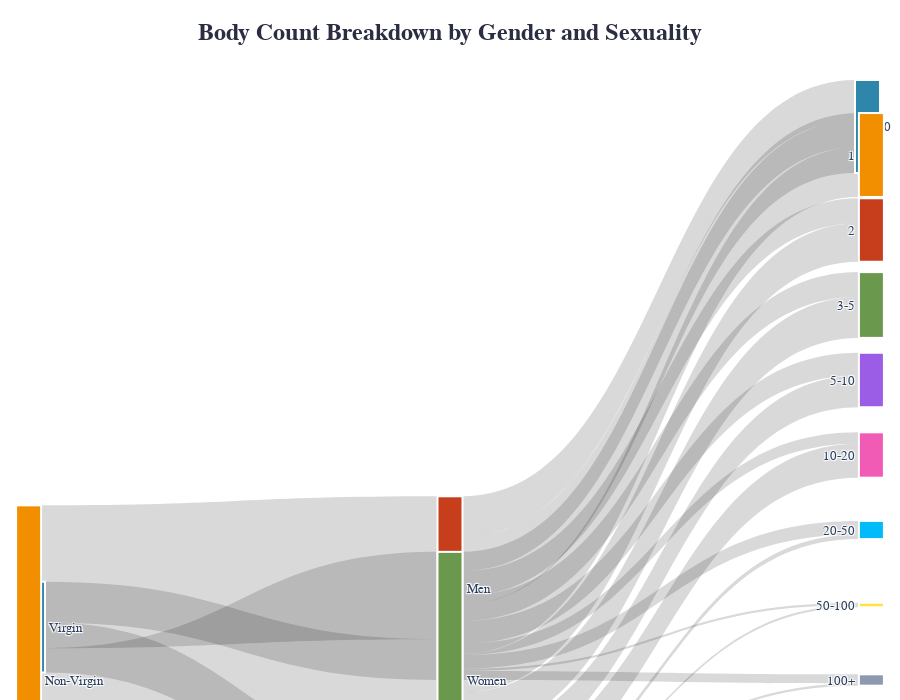
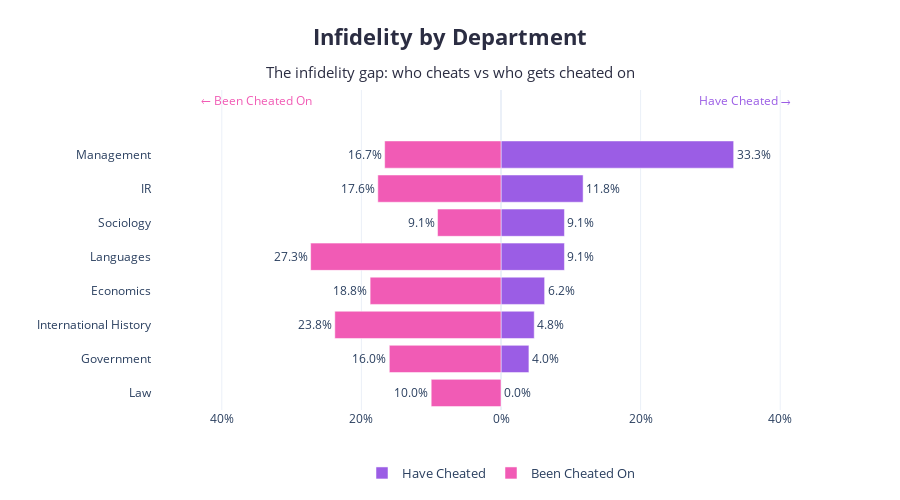
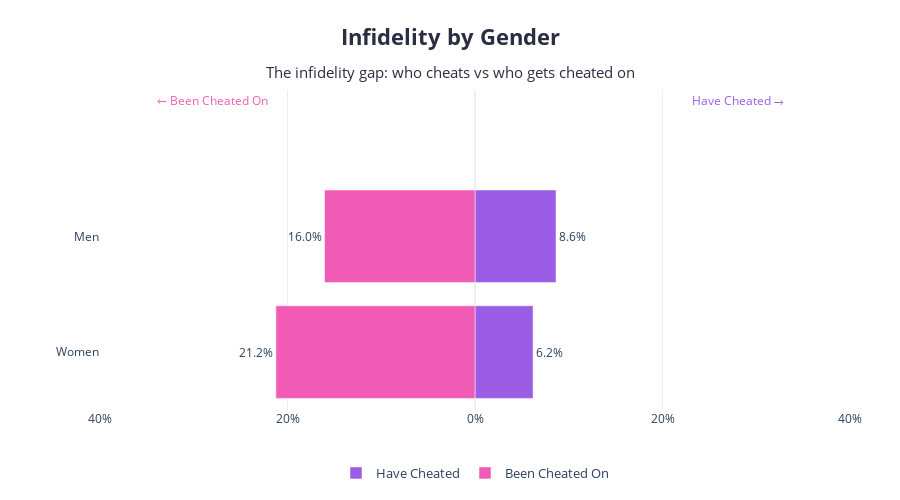
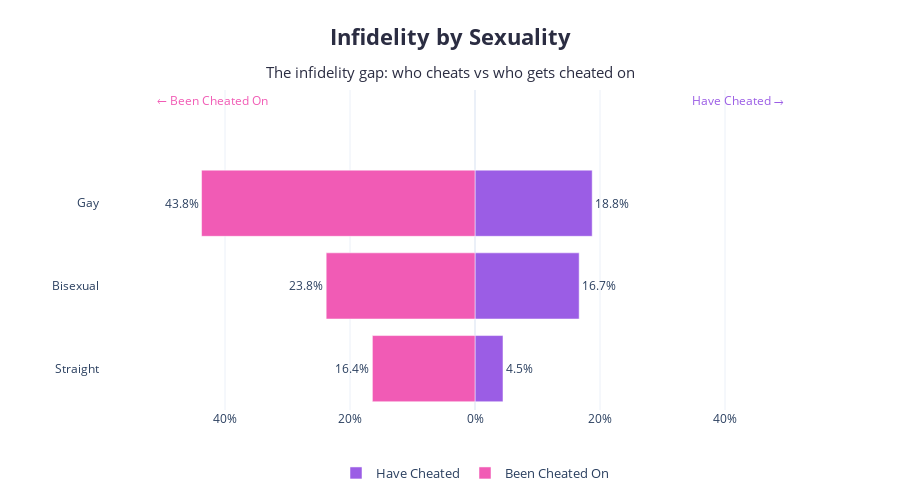

Source (notebook cell) for these figures, in order:
### Code cell
advanced_visuals(survey, soc_cols=soc_cols, min_n=10)

### Figure 1 — Plotly figure (JSON) as saved in the notebook; plotly's stock layout.template omitted (floating-point values rounded to 4 significant figures)
{"data": [{"arrangement": "fixed", "link": {"color": "rgba(0,0,0,0.15)", "source": [1, 1, 0, 0, 2, 2, 2, 2, 2, 2, 2, 2, 2, 3, 3, 3, 3, 3, 3, 3, 3, 3], "target": [2, 3, 2, 3, 4, 5, 9, 12, 6, 10, 7, 8, 11, 4, 5, 9, 12, 6, 10, 7, 8, 11], "value": [63, 91, 18, 22, 18, 15, 5, 4, 11, 6, 11, 10, 1, 23, 22, 15, 1, 17, 2, 18, 14, 1]}, "node": {"color": ["#2E86AB", "#F18F01", "#C73E1D", "#6A994E", "#2E86AB", "#F18F01", "#C73E1D", "#6A994E", "#9B5DE5", "#F15BB5", "#00BBF9", "#FEE440", "#8D99AE"], "label": ["Virgin", "Non-Virgin", "Men", "Women", "0", "1", "2", "3-5", "5-10", "10-20", "20-50", "50-100", "100+"], "line": {"color": "white", "width": 2}, "pad": 20, "thickness": 25, "x": [0.01, 0.01, 0.5, 0.5, 0.99, 0.99, 0.99, 0.99, 0.99, 0.99, 0.99, 0.99, 0.99], "y": [0, 1, 0, 1, 0, 0.125, 0.25, 0.375, 0.5, 0.625, 0.75, 0.875, 1]}, "type": "sankey"}], "layout": {"font": {"family": "Helvetica", "size": 13}, "height": 700, "margin": {"b": 20, "l": 20, "r": 20, "t": 80}, "title": {"font": {"color": "#2B2D42", "size": 24}, "text": "<b>Body Count Breakdown by Gender and Sexuality</b>", "x": 0.5, "xanchor": "center"}}}

### Figure 2 — Plotly figure (JSON) as saved in the notebook; plotly's stock layout.template omitted (floating-point values rounded to 4 significant figures)
{"data": [{"hovertemplate": "<b>%{y}</b><br>Have Cheated: %{x:.1f}%<extra></extra>", "marker": {"color": "#9B5DE5"}, "name": "Have Cheated", "orientation": "h", "text": ["0.0%", "4.0%", "4.8%", "6.2%", "9.1%", "9.1%", "11.8%", "33.3%"], "textposition": "outside", "type": "bar", "x": [0.0, 4.0, 4.762, 6.25, 9.091, 9.091, 11.76, 33.33], "y": ["Law", "Government", "International History", "Economics", "Languages", "Sociology", "IR", "Management"]}, {"hovertemplate": "<b>%{y}</b><br>Been Cheated On: %{x:.1f}%<extra></extra>", "marker": {"color": "#F15BB5"}, "name": "Been Cheated On", "orientation": "h", "text": ["10.0%", "16.0%", "23.8%", "18.8%", "27.3%", "9.1%", "17.6%", "16.7%"], "textposition": "outside", "type": "bar", "x": [-10.0, -16.0, -23.81, -18.75, -27.27, -9.091, -17.65, -16.67], "y": ["Law", "Government", "International History", "Economics", "Languages", "Sociology", "IR", "Management"]}], "layout": {"annotations": [{"font": {"color": "#F15BB5", "size": 12}, "showarrow": false, "text": "← Been Cheated On", "x": -35, "y": 8, "yshift": 20}, {"font": {"color": "#9B5DE5", "size": 12}, "showarrow": false, "text": "Have Cheated →", "x": 35, "y": 8, "yshift": 20}], "barmode": "overlay", "height": 500, "legend": {"font": {"size": 13}, "orientation": "h", "x": 0.5, "xanchor": "center", "y": -0.15}, "margin": {"b": 80, "l": 100, "r": 50, "t": 90}, "showlegend": true, "title": {"font": {"color": "#2B2D42", "size": 22}, "text": "<b>Infidelity by Department</b><br><sub>The infidelity gap: who cheats vs who gets cheated on</sub>", "x": 0.5, "xanchor": "center"}, "xaxis": {"range": [-50, 50], "ticktext": ["40%", "20%", "0%", "20%", "40%"], "tickvals": [-40, -20, 0, 20, 40], "title": {"text": ""}}, "yaxis": {"title": {"text": ""}}}}

### Figure 3 — Plotly figure (JSON) as saved in the notebook; plotly's stock layout.template omitted (floating-point values rounded to 4 significant figures)
{"data": [{"hovertemplate": "<b>%{y}</b><br>Have Cheated: %{x:.1f}%<extra></extra>", "marker": {"color": "#9B5DE5"}, "name": "Have Cheated", "orientation": "h", "text": ["6.2%", "8.6%"], "textposition": "outside", "type": "bar", "x": [6.195, 8.642], "y": ["Women", "Men"]}, {"hovertemplate": "<b>%{y}</b><br>Been Cheated On: %{x:.1f}%<extra></extra>", "marker": {"color": "#F15BB5"}, "name": "Been Cheated On", "orientation": "h", "text": ["21.2%", "16.0%"], "textposition": "outside", "type": "bar", "x": [-21.24, -16.05], "y": ["Women", "Men"]}], "layout": {"annotations": [{"font": {"color": "#F15BB5", "size": 12}, "showarrow": false, "text": "← Been Cheated On", "x": -28, "y": 2, "yshift": 20}, {"font": {"color": "#9B5DE5", "size": 12}, "showarrow": false, "text": "Have Cheated →", "x": 28, "y": 2, "yshift": 20}], "barmode": "overlay", "height": 500, "legend": {"font": {"size": 13}, "orientation": "h", "x": 0.5, "xanchor": "center", "y": -0.15}, "margin": {"b": 80, "l": 100, "r": 50, "t": 90}, "showlegend": true, "title": {"font": {"color": "#2B2D42", "size": 22}, "text": "<b>Infidelity by Gender</b><br><sub>The infidelity gap: who cheats vs who gets cheated on</sub>", "x": 0.5, "xanchor": "center"}, "xaxis": {"range": [-40, 40], "ticktext": ["40%", "20%", "0%", "20%", "40%"], "tickvals": [-40, -20, 0, 20, 40], "title": {"text": ""}}, "yaxis": {"title": {"text": ""}}}}

### Figure 4 — Plotly figure (JSON) as saved in the notebook; plotly's stock layout.template omitted (floating-point values rounded to 4 significant figures)
{"data": [{"hovertemplate": "<b>%{y}</b><br>Have Cheated: %{x:.1f}%<extra></extra>", "marker": {"color": "#9B5DE5"}, "name": "Have Cheated", "orientation": "h", "text": ["4.5%", "16.7%", "18.8%"], "textposition": "outside", "type": "bar", "x": [4.478, 16.67, 18.75], "y": ["Straight", "Bisexual", "Gay"]}, {"hovertemplate": "<b>%{y}</b><br>Been Cheated On: %{x:.1f}%<extra></extra>", "marker": {"color": "#F15BB5"}, "name": "Been Cheated On", "orientation": "h", "text": ["16.4%", "23.8%", "43.8%"], "textposition": "outside", "type": "bar", "x": [-16.42, -23.81, -43.75], "y": ["Straight", "Bisexual", "Gay"]}], "layout": {"annotations": [{"font": {"color": "#F15BB5", "size": 12}, "showarrow": false, "text": "← Been Cheated On", "x": -42, "y": 3, "yshift": 20}, {"font": {"color": "#9B5DE5", "size": 12}, "showarrow": false, "text": "Have Cheated →", "x": 42, "y": 3, "yshift": 20}], "barmode": "overlay", "height": 500, "legend": {"font": {"size": 13}, "orientation": "h", "x": 0.5, "xanchor": "center", "y": -0.15}, "margin": {"b": 80, "l": 100, "r": 50, "t": 90}, "showlegend": true, "title": {"font": {"color": "#2B2D42", "size": 22}, "text": "<b>Infidelity by Sexuality</b><br><sub>The infidelity gap: who cheats vs who gets cheated on</sub>", "x": 0.5, "xanchor": "center"}, "xaxis": {"range": [-60, 60], "ticktext": ["40%", "20%", "0%", "20%", "40%"], "tickvals": [-40, -20, 0, 20, 40], "title": {"text": ""}}, "yaxis": {"title": {"text": ""}}}}
